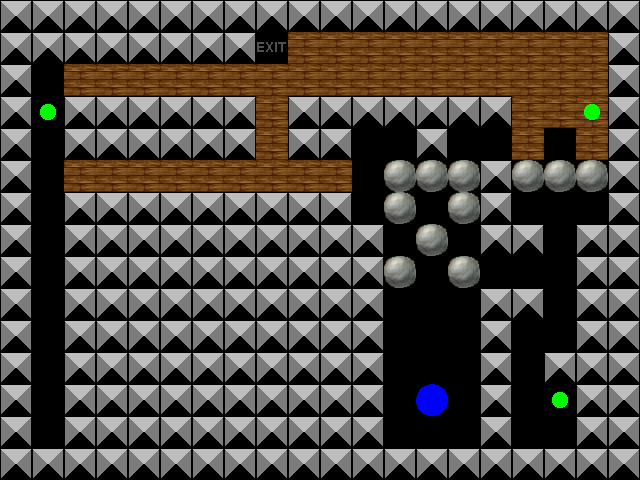

A level layout from a 2D game, rendered from its tile map. Below: a short description, then the map file with its tile-grid data intact:
An orthogonal 20x15 tile map with 32x32 px tiles, 4 tile layers (Layer 0, Layer 1, Layer 2, Layer 3), 4 tilesets.

<map version="1.0" orientation="orthogonal" width="20" height="15" tilewidth="32" tileheight="32">
 <properties>
  <property name="Title" value="Level 10" />
  <property name="Description" value="The first level ever!" />
 </properties>
 <tileset firstgid="1" name="Layer0" tilewidth="32" tileheight="32">
  <image source="Layer0.png" width="192" height="64" />
 </tileset>
 <tileset firstgid="13" name="Layer1" tilewidth="32" tileheight="32">
  <image source="Layer1.png" width="64" height="32" />
 </tileset>
 <tileset firstgid="15" name="Layer2" tilewidth="32" tileheight="32">
  <image source="Layer2.png" width="32" height="32" />
 </tileset>
 <tileset firstgid="16" name="Layer3" tilewidth="32" tileheight="32">
  <image source="Layer3.png" width="64" height="32" />
 </tileset>
 <layer name="Layer 0" width="20" height="15">
  <data encoding="csv">
2,2,2,2,2,2,2,2,2,2,2,2,2,2,2,2,2,2,2,2,
2,2,2,2,2,2,2,2,1,2,2,2,2,2,2,2,2,2,2,2,
2,0,2,2,2,2,2,2,2,2,2,2,2,2,2,2,2,2,2,2,
2,0,2,2,2,2,2,2,2,2,2,2,2,2,2,2,2,2,2,2,
2,0,2,2,2,2,2,2,2,2,2,0,0,2,0,0,2,0,2,2,
2,0,2,2,2,2,2,2,2,2,2,0,0,0,0,2,0,0,0,2,
2,0,2,2,2,2,2,2,2,2,2,0,0,0,0,2,0,0,0,2,
2,0,2,2,2,2,2,2,2,2,2,2,0,0,0,2,2,0,2,2,
2,0,2,2,2,2,2,2,2,2,2,2,0,0,0,0,0,0,2,2,
2,0,2,2,2,2,2,2,2,2,2,2,0,0,0,2,2,0,2,2,
2,0,2,2,2,2,2,2,2,2,2,2,0,0,0,2,0,0,2,2,
2,0,2,2,2,2,2,2,2,2,2,2,0,0,0,2,0,2,2,2,
2,0,2,2,2,2,2,2,2,2,2,2,0,0,0,2,0,0,2,2,
2,0,2,2,2,2,2,2,2,2,2,2,0,0,0,2,0,0,2,2,
2,2,2,2,2,2,2,2,2,2,2,2,2,2,2,2,2,2,2,2
</data>
 </layer>
 <layer name="Layer 1" width="20" height="15">
  <data encoding="csv">
0,0,0,0,0,0,0,0,0,0,0,0,0,0,0,0,0,0,0,0,
0,0,0,0,0,0,0,0,0,13,13,13,13,13,13,13,13,13,13,0,
0,0,13,13,13,13,13,13,13,13,13,13,13,13,13,13,13,13,13,0,
0,0,0,0,0,0,0,0,13,0,0,0,0,0,0,0,13,13,13,0,
0,0,0,0,0,0,0,0,13,0,0,0,0,0,0,0,13,0,13,0,
0,0,13,13,13,13,13,13,13,13,13,0,0,0,0,0,0,0,0,0,
0,0,0,0,0,0,0,0,0,0,0,0,0,0,0,0,0,0,0,0,
0,0,0,0,0,0,0,0,0,0,0,0,0,0,0,0,0,0,0,0,
0,0,0,0,0,0,0,0,0,0,0,0,0,0,0,0,0,0,0,0,
0,0,0,0,0,0,0,0,0,0,0,0,0,0,0,0,0,0,0,0,
0,0,0,0,0,0,0,0,0,0,0,0,0,0,0,0,0,0,0,0,
0,0,0,0,0,0,0,0,0,0,0,0,0,0,0,0,0,0,0,0,
0,0,0,0,0,0,0,0,0,0,0,0,0,0,0,0,0,0,0,0,
0,0,0,0,0,0,0,0,0,0,0,0,0,0,0,0,0,0,0,0,
0,0,0,0,0,0,0,0,0,0,0,0,0,0,0,0,0,0,0,0
</data>
 </layer>
 <layer name="Layer 2" width="20" height="15">
  <data encoding="csv">
0,0,0,0,0,0,0,0,0,0,0,0,0,0,0,0,0,0,0,0,
0,0,0,0,0,0,0,0,0,0,0,0,0,0,0,0,0,0,0,0,
0,0,0,0,0,0,0,0,0,0,0,0,0,0,0,0,0,0,0,0,
0,0,0,0,0,0,0,0,0,0,0,0,0,0,0,0,0,0,0,0,
0,0,0,0,0,0,0,0,0,0,0,0,0,0,0,0,0,0,0,0,
0,0,0,0,0,0,0,0,0,0,0,0,15,15,15,0,15,15,15,0,
0,0,0,0,0,0,0,0,0,0,0,0,15,0,15,0,0,0,0,0,
0,0,0,0,0,0,0,0,0,0,0,0,0,15,0,0,0,0,0,0,
0,0,0,0,0,0,0,0,0,0,0,0,15,0,15,0,0,0,0,0,
0,0,0,0,0,0,0,0,0,0,0,0,0,0,0,0,0,0,0,0,
0,0,0,0,0,0,0,0,0,0,0,0,0,0,0,0,0,0,0,0,
0,0,0,0,0,0,0,0,0,0,0,0,0,0,0,0,0,0,0,0,
0,0,0,0,0,0,0,0,0,0,0,0,0,0,0,0,0,0,0,0,
0,0,0,0,0,0,0,0,0,0,0,0,0,0,0,0,0,0,0,0,
0,0,0,0,0,0,0,0,0,0,0,0,0,0,0,0,0,0,0,0
</data>
 </layer>
 <layer name="Layer 3" width="20" height="15">
  <data encoding="csv">
0,0,0,0,0,0,0,0,0,0,0,0,0,0,0,0,0,0,0,0,
0,0,0,0,0,0,0,0,0,0,0,0,0,0,0,0,0,0,0,0,
0,0,0,0,0,0,0,0,0,0,0,0,0,0,0,0,0,0,0,0,
0,17,0,0,0,0,0,0,0,0,0,0,0,0,0,0,0,0,17,0,
0,0,0,0,0,0,0,0,0,0,0,0,0,0,0,0,0,0,0,0,
0,0,0,0,0,0,0,0,0,0,0,0,0,0,0,0,0,0,0,0,
0,0,0,0,0,0,0,0,0,0,0,0,0,0,0,0,0,0,0,0,
0,0,0,0,0,0,0,0,0,0,0,0,0,0,0,0,0,0,0,0,
0,0,0,0,0,0,0,0,0,0,0,0,0,0,0,0,0,0,0,0,
0,0,0,0,0,0,0,0,0,0,0,0,0,0,0,0,0,0,0,0,
0,0,0,0,0,0,0,0,0,0,0,0,0,0,0,0,0,0,0,0,
0,0,0,0,0,0,0,0,0,0,0,0,0,0,0,0,0,0,0,0,
0,0,0,0,0,0,0,0,0,0,0,0,0,16,0,0,0,17,0,0,
0,0,0,0,0,0,0,0,0,0,0,0,0,0,0,0,0,0,0,0,
0,0,0,0,0,0,0,0,0,0,0,0,0,0,0,0,0,0,0,0
</data>
 </layer>
</map>
